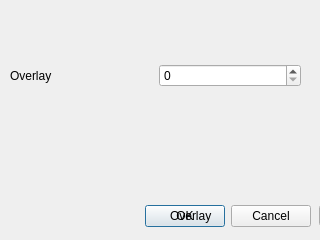
<?xml version="1.0" encoding="UTF-8"?>
<ui version="4.0">
 <class>settingsDialog</class>
 <widget class="QDialog" name="settingsDialog">
  <property name="geometry">
   <rect>
    <x>0</x>
    <y>0</y>
    <width>320</width>
    <height>240</height>
   </rect>
  </property>
  <property name="windowTitle">
   <string>Dialog</string>
  </property>
  <widget class="QDialogButtonBox" name="buttonBox">
   <property name="geometry">
    <rect>
     <x>10</x>
     <y>200</y>
     <width>301</width>
     <height>32</height>
    </rect>
   </property>
   <property name="orientation">
    <enum>Qt::Horizontal</enum>
   </property>
   <property name="standardButtons">
    <set>QDialogButtonBox::Cancel|QDialogButtonBox::Ok</set>
   </property>
  </widget>
  <widget class="QWidget" name="gridLayoutWidget">
   <property name="geometry">
    <rect>
     <x>10</x>
     <y>10</y>
     <width>291</width>
     <height>131</height>
    </rect>
   </property>
   <layout class="QGridLayout" name="gridLayout">
    <item row="0" column="1">
     <widget class="QSpinBox" name="sbActiveOverlay"/>
    </item>
    <item row="0" column="0">
     <widget class="QLabel" name="label">
      <property name="text">
       <string>Overlay</string>
      </property>
     </widget>
    </item>
   </layout>
  </widget>
  <widget class="QWidget" name="gridLayoutWidget_2">
   <property name="geometry">
    <rect>
     <x>170</x>
     <y>150</y>
     <width>291</width>
     <height>131</height>
    </rect>
   </property>
   <layout class="QGridLayout" name="gridLayout_2">
    <item row="0" column="1">
     <widget class="QSpinBox" name="sbActiveOverlay_2"/>
    </item>
    <item row="0" column="0">
     <widget class="QLabel" name="label_2">
      <property name="text">
       <string>Overlay</string>
      </property>
     </widget>
    </item>
   </layout>
  </widget>
 </widget>
 <resources/>
 <connections>
  <connection>
   <sender>buttonBox</sender>
   <signal>accepted()</signal>
   <receiver>settingsDialog</receiver>
   <slot>accept()</slot>
   <hints>
    <hint type="sourcelabel">
     <x>248</x>
     <y>254</y>
    </hint>
    <hint type="destinationlabel">
     <x>157</x>
     <y>274</y>
    </hint>
   </hints>
  </connection>
  <connection>
   <sender>buttonBox</sender>
   <signal>rejected()</signal>
   <receiver>settingsDialog</receiver>
   <slot>reject()</slot>
   <hints>
    <hint type="sourcelabel">
     <x>316</x>
     <y>260</y>
    </hint>
    <hint type="destinationlabel">
     <x>286</x>
     <y>274</y>
    </hint>
   </hints>
  </connection>
 </connections>
</ui>
